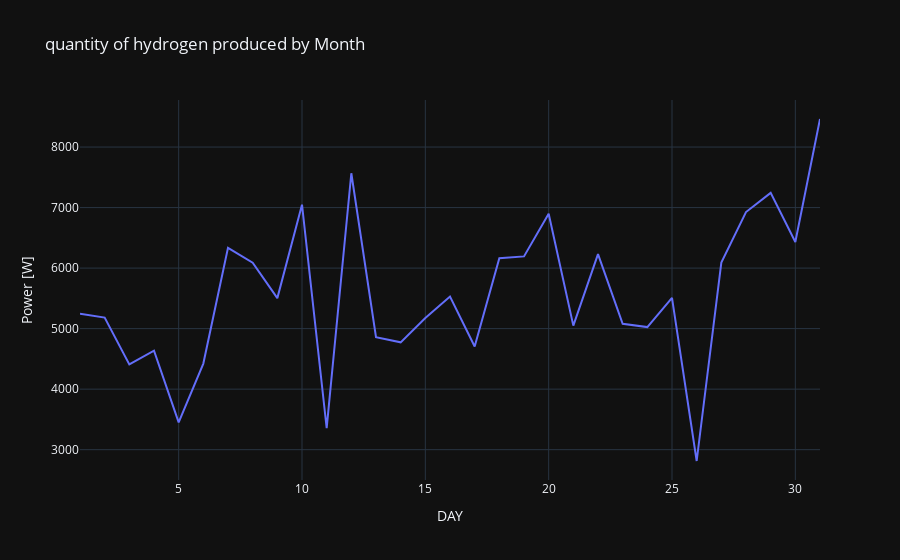

The notebook cell this image was saved under:
### Markdown cell above
Month

### Code cell
DEMO_MONTH = 1
df['month'] = pd.DatetimeIndex(df['date']).month
df['day'] = pd.DatetimeIndex(df['date']).day
month_df=df.loc[df['month'] ==DEMO_MONTH]

month_df=month_df.groupby(['day'])['p_mp'].agg('sum')
print(month_df)
trace1 = go.Scatter(
    x=month_df.index,
    y=month_df
)


month_fig = go.Figure(data=[trace1], layout=
{'title': 'quantity of hydrogen produced by Month', 'xaxis_title':"DAY",'yaxis_title':"Power [W]"})
iplot(month_fig, show_link=False)

### Figure 1 — Plotly figure (JSON) as saved in the notebook; plotly's stock layout.template omitted (floating-point values rounded to 4 significant figures)
{"data": [{"x": [1, 2, 3, 4, 5, 6, 7, 8, 9, 10, 11, 12, 13, 14, 15, 16, 17, 18, 19, 20, 21, 22, 23, 24, 25, 26, 27, 28, 29, 30, 31], "y": [5245.0, 5182.0, 4408.0, 4637.0, 3451.0, 4423.0, 6334.0, 6090.0, 5504.0, 7048.0, 3357.0, 7567.0, 4858.0, 4773.0, 5176.0, 5530.0, 4705.0, 6164.0, 6193.0, 6897.0, 5050.0, 6230.0, 5081.0, 5025.0, 5510.0, 2813.0, 6091.0, 6926.0, 7243.0, 6431.0, 8463.0], "type": "scatter"}], "layout": {"title": {"text": "quantity of hydrogen produced by Month"}, "xaxis": {"title": {"text": "DAY"}}, "yaxis": {"title": {"text": "Power [W]"}}}}
